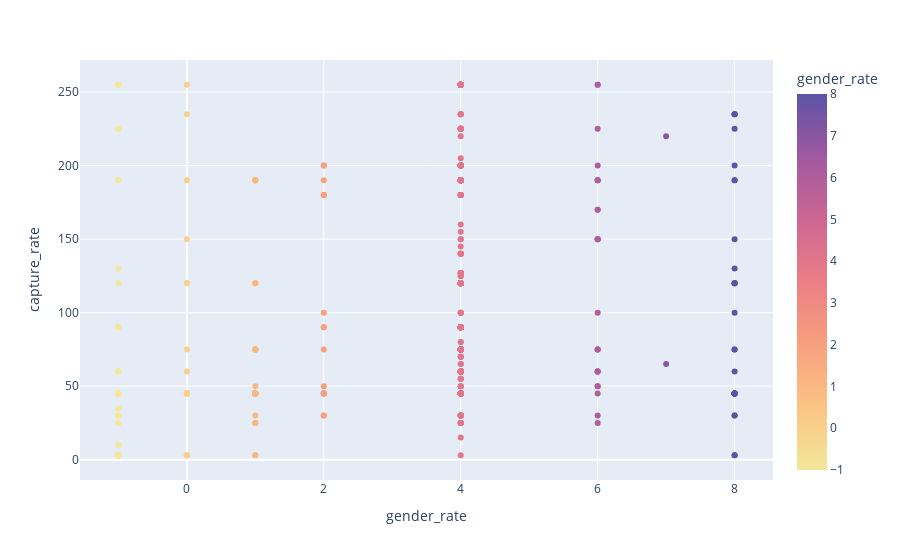

Source (notebook cell):
### Code cell
fig = px.scatter(df, x='gender_rate', y='capture_rate',
             hover_data=['name'], color='gender_rate', color_continuous_scale = 'sunset')
fig.show()#funsies... there is no major difference in catch rate between male and female pokemon

### Figure 1 — Plotly figure (JSON) as saved in the notebook; plotly's stock layout.template omitted (floating-point values rounded to 4 significant figures; data arrays with more than 128 entries replaced by an {"elided": "..."} marker saying what was removed)
{"data": [{"customdata": {"elided": "898x1 str values"}, "hovertemplate": "gender_rate=%{marker.color}<br>capture_rate=%{y}<br>name=%{customdata[0]}<extra></extra>", "legendgroup": "", "marker": {"color": {"elided": "898 int values"}, "coloraxis": "coloraxis", "symbol": "circle"}, "mode": "markers", "name": "", "orientation": "v", "showlegend": false, "type": "scatter", "x": {"elided": "898 int values"}, "xaxis": "x", "y": {"elided": "898 int values"}, "yaxis": "y"}], "layout": {"coloraxis": {"colorbar": {"title": {"text": "gender_rate"}}, "colorscale": [[0, "rgb(243, 231, 155)"], [0.1667, "rgb(250, 196, 132)"], [0.3333, "rgb(248, 160, 126)"], [0.5, "rgb(235, 127, 134)"], [0.6667, "rgb(206, 102, 147)"], [0.8333, "rgb(160, 89, 160)"], [1, "rgb(92, 83, 165)"]]}, "legend": {"tracegroupgap": 0}, "margin": {"t": 60}, "xaxis": {"anchor": "y", "domain": [0, 1], "title": {"text": "gender_rate"}}, "yaxis": {"anchor": "x", "domain": [0, 1], "title": {"text": "capture_rate"}}}}
